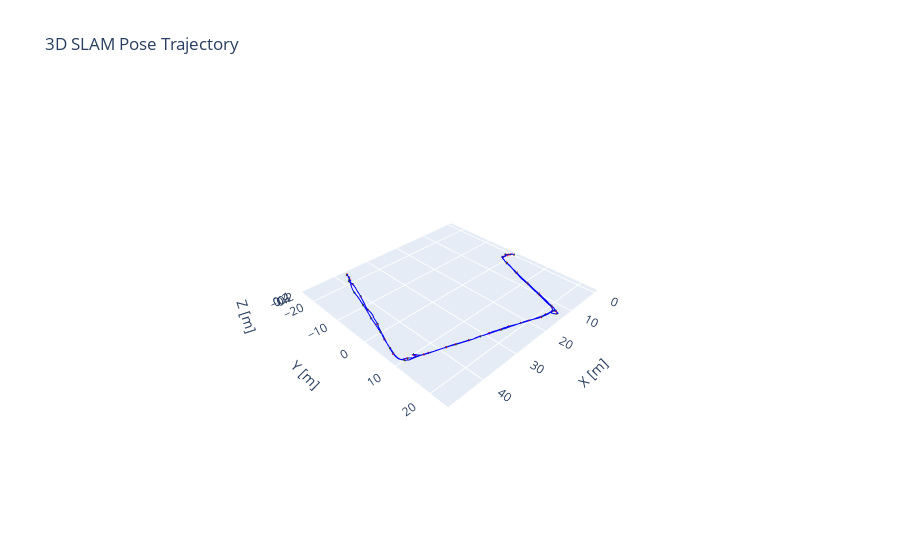

This figure's notebook cell:
### Code cell
# import numpy as np
# import plotly.graph_objects as go
# from scipy.spatial.transform import Rotation as R

# # Load data from the text file
# file_path = "rtabmap_slam.txt"

# # Read data, skipping the first header row
# data = np.loadtxt(file_path, skiprows=1)

# # Extract positions and quaternions
# positions = data[:, 1:4]  # x, y, z
# quaternions = data[:, 4:8]  # qx, qy, qz, qw

# Create a 3D scatter plot for the trajectory
fig = go.Figure(data=[go.Scatter3d(
    x=positions[:, 0],
    y=positions[:, 1],
    z=positions[:, 2],
    mode='lines',
    line=dict(color='blue', width=2),
    name='Trajectory',
    showlegend=False
)])

# Function to plot coordinate frames
def plot_coordinate_frame(fig, position, quaternion, scale=0.2):
    # Convert quaternion (qx, qy, qz, qw) to rotation matrix
    rotation = R.from_quat(quaternion).as_matrix()
    
    # Define origin
    origin = position
    
    # Define axes in local frame
    axes = np.eye(3) * scale
    
    # Transform axes to global frame
    transformed_axes = rotation @ axes
    
    # Define colors for x, y, z axes
    colors = ['red', 'green', 'blue']
    
    for i in range(3):
        fig.add_trace(go.Scatter3d(
            x=[origin[0], origin[0] + transformed_axes[0, i]],
            y=[origin[1], origin[1] + transformed_axes[1, i]],
            z=[origin[2], origin[2] + transformed_axes[2, i]],
            mode='lines',
            line=dict(color=colors[i], width=5),
            name=f'{colors[i]} axis',
            showlegend=False
        ))

# Plot coordinate frames at selected intervals
for i in range(0, len(positions), 5):  # Adjust step size for clarity
    plot_coordinate_frame(fig, positions[i], quaternions[i])

# Compute the range for each axis
x_range = positions[:, 0].max() - positions[:, 0].min()
y_range = positions[:, 1].max() - positions[:, 1].min()
z_range = positions[:, 2].max() - positions[:, 2].min()

# Determine the maximum range
max_range = max(x_range, y_range, z_range)

# Set the aspect ratio based on the maximum range
aspect_ratio = dict(x=x_range / max_range, y=y_range / max_range, z=z_range / max_range)

# Update layout to set equal aspect ratio
fig.update_layout(
    scene=dict(
        aspectmode='manual',
        aspectratio=aspect_ratio,
        xaxis=dict(title='X [m]'),
        yaxis=dict(title='Y [m]'),
        zaxis=dict(title='Z [m]')
    ),
    title='3D SLAM Pose Trajectory',
    legend=dict(x=0, y=1)
)

# Show the plot
fig.show()

### Figure 1 — Plotly figure (JSON) as saved in the notebook; plotly's stock layout.template omitted (floating-point values rounded to 4 significant figures; data arrays with more than 128 entries replaced by an {"elided": "..."} marker saying what was removed)
{"data": [{"line": {"color": "blue", "width": 2}, "mode": "lines", "name": "Trajectory", "showlegend": false, "type": "scatter3d", "x": {"elided": "287 float values"}, "y": {"elided": "287 float values"}, "z": {"elided": "287 float values"}}, {"line": {"color": "red", "width": 5}, "mode": "lines", "name": "red axis", "showlegend": false, "type": "scatter3d", "x": [1e-06, 0.1982], "y": [0, 8.869e-05], "z": [-1e-06, 0.02651]}, {"line": {"color": "green", "width": 5}, "mode": "lines", "name": "green axis", "showlegend": false, "type": "scatter3d", "x": [1e-06, -0.000216], "y": [0, 0.2], "z": [-1e-06, 0.0009527]}, {"line": {"color": "blue", "width": 5}, "mode": "lines", "name": "blue axis", "showlegend": false, "type": "scatter3d", "x": [1e-06, -0.02651], "y": [0, -0.000974], "z": [-1e-06, 0.1982]}, {"line": {"color": "red", "width": 5}, "mode": "lines", "name": "red axis", "showlegend": false, "type": "scatter3d", "x": [0.6413, 0.7676], "y": [-0.5808, -0.7305], "z": [0.0406, 0.08097]}, {"line": {"color": "green", "width": 5}, "mode": "lines", "name": "green axis", "showlegend": false, "type": "scatter3d", "x": [0.6413, 0.7915], "y": [-0.5808, -0.4497], "z": [0.0406, 0.0565]}, {"line": {"color": "blue", "width": 5}, "mode": "lines", "name": "blue axis", "showlegend": false, "type": "scatter3d", "x": [0.6413, 0.6029], "y": [-0.5808, -0.5605], "z": [0.0406, 0.2358]}, {"line": {"color": "red", "width": 5}, "mode": "lines", "name": "red axis", "showlegend": false, "type": "scatter3d", "x": [1.638, 1.497], "y": [-1.524, -1.662], "z": [0.1503, 0.1832]}, {"line": {"color": "green", "width": 5}, "mode": "lines", "name": "green axis", "showlegend": false, "type": "scatter3d", "x": [1.638, 1.779], "y": [-1.524, -1.665], "z": [0.1503, 0.1629]}, {"line": {"color": "blue", "width": 5}, "mode": "lines", "name": "blue axis", "showlegend": false, "type": "scatter3d", "x": [1.638, 1.653], "y": [-1.524, -1.492], "z": [0.1503, 0.3471]}, {"line": {"color": "red", "width": 5}, "mode": "lines", "name": "red axis", "showlegend": false, "type": "scatter3d", "x": [2.225, 2.03], "y": [-1.223, -1.227], "z": [0.042, 0.08821]}, {"line": {"color": "green", "width": 5}, "mode": "lines", "name": "green axis", "showlegend": false, "type": "scatter3d", "x": [2.225, 2.228], "y": [-1.223, -1.423], "z": [0.042, 0.03971]}, {"line": {"color": "blue", "width": 5}, "mode": "lines", "name": "blue axis", "showlegend": false, "type": "scatter3d", "x": [2.225, 2.271], "y": [-1.223, -1.225], "z": [0.042, 0.2366]}, {"line": {"color": "red", "width": 5}, "mode": "lines", "name": "red axis", "showlegend": false, "type": "scatter3d", "x": [3.188, 3.291], "y": [-1.279, -1.111], "z": [0.0129, 0.0439]}, {"line": {"color": "green", "width": 5}, "mode": "lines", "name": "green axis", "showlegend": false, "type": "scatter3d", "x": [3.188, 3.017], "y": [-1.279, -1.176], "z": [0.0129, 0.01964]}, {"line": {"color": "blue", "width": 5}, "mode": "lines", "name": "blue axis", "showlegend": false, "type": "scatter3d", "x": [3.188, 3.177], "y": [-1.279, -1.309], "z": [0.0129, 0.2104]}, {"line": {"color": "red", "width": 5}, "mode": "lines", "name": "red axis", "showlegend": false, "type": "scatter3d", "x": [4.545, 4.627], "y": [1.231, 1.41], "z": [0.008839, 0.04554]}, {"line": {"color": "green", "width": 5}, "mode": "lines", "name": "green axis", "showlegend": false, "type": "scatter3d", "x": [4.545, 4.363], "y": [1.231, 1.313], "z": [0.008839, 0.01756]}, {"line": {"color": "blue", "width": 5}, "mode": "lines", "name": "blue axis", "showlegend": false, "type": "scatter3d", "x": [4.545, 4.538], "y": [1.231, 1.194], "z": [0.008839, 0.2052]}, {"line": {"color": "red", "width": 5}, "mode": "lines", "name": "red axis", "showlegend": false, "type": "scatter3d", "x": [6.576, 6.645], "y": [5.998, 6.184], "z": [-0.1055, -0.08381]}, {"line": {"color": "green", "width": 5}, "mode": "lines", "name": "green axis", "showlegend": false, "type": "scatter3d", "x": [6.576, 6.389], "y": [5.998, 6.066], "z": [-0.1055, -0.1033]}, {"line": {"color": "blue", "width": 5}, "mode": "lines", "name": "blue axis", "showlegend": false, "type": "scatter3d", "x": [6.576, 6.571], "y": [5.998, 5.977], "z": [-0.1055, 0.09332]}, {"line": {"color": "red", "width": 5}, "mode": "lines", "name": "red axis", "showlegend": false, "type": "scatter3d", "x": [8.494, 8.568], "y": [11.18, 11.36], "z": [-0.1355, -0.1092]}, {"line": {"color": "green", "width": 5}, "mode": "lines", "name": "green axis", "showlegend": false, "type": "scatter3d", "x": [8.494, 8.308], "y": [11.18, 11.26], "z": [-0.1355, -0.1299]}, {"line": {"color": "blue", "width": 5}, "mode": "lines", "name": "blue axis", "showlegend": false, "type": "scatter3d", "x": [8.494, 8.489], "y": [11.18, 11.15], "z": [-0.1355, 0.06271]}, {"line": {"color": "red", "width": 5}, "mode": "lines", "name": "red axis", "showlegend": false, "type": "scatter3d", "x": [10.21, 10.28], "y": [15.83, 16.02], "z": [-0.1891, -0.1722]}, {"line": {"color": "green", "width": 5}, "mode": "lines", "name": "green axis", "showlegend": false, "type": "scatter3d", "x": [10.21, 10.03], "y": [15.83, 15.9], "z": [-0.1891, -0.1825]}, {"line": {"color": "blue", "width": 5}, "mode": "lines", "name": "blue axis", "showlegend": false, "type": "scatter3d", "x": [10.21, 10.21], "y": [15.83, 15.82], "z": [-0.1891, 0.01009]}, {"line": {"color": "red", "width": 5}, "mode": "lines", "name": "red axis", "showlegend": false, "type": "scatter3d", "x": [12.09, 12.2], "y": [20.72, 20.89], "z": [-0.1911, -0.1693]}, {"line": {"color": "green", "width": 5}, "mode": "lines", "name": "green axis", "showlegend": false, "type": "scatter3d", "x": [12.09, 11.92], "y": [20.72, 20.83], "z": [-0.1911, -0.183]}, {"line": {"color": "blue", "width": 5}, "mode": "lines", "name": "blue axis", "showlegend": false, "type": "scatter3d", "x": [12.09, 12.09], "y": [20.72, 20.7], "z": [-0.1911, 0.00759]}, {"line": {"color": "red", "width": 5}, "mode": "lines", "name": "red axis", "showlegend": false, "type": "scatter3d", "x": [16.72, 16.91], "y": [21.21, 21.17], "z": [-0.1325, -0.1124]}, {"line": {"color": "green", "width": 5}, "mode": "lines", "name": "green axis", "showlegend": false, "type": "scatter3d", "x": [16.72, 16.76], "y": [21.21, 21.41], "z": [-0.1325, -0.131]}, {"line": {"color": "blue", "width": 5}, "mode": "lines", "name": "blue axis", "showlegend": false, "type": "scatter3d", "x": [16.72, 16.7], "y": [21.21, 21.22], "z": [-0.1325, 0.0665]}, {"line": {"color": "red", "width": 5}, "mode": "lines", "name": "red axis", "showlegend": false, "type": "scatter3d", "x": [21.53, 21.71], "y": [19.27, 19.21], "z": [-0.143, -0.1203]}, {"line": {"color": "green", "width": 5}, "mode": "lines", "name": "green axis", "showlegend": false, "type": "scatter3d", "x": [21.53, 21.59], "y": [19.27, 19.46], "z": [-0.143, -0.1355]}, {"line": {"color": "blue", "width": 5}, "mode": "lines", "name": "blue axis", "showlegend": false, "type": "scatter3d", "x": [21.53, 21.5], "y": [19.27, 19.27], "z": [-0.143, 0.05555]}, {"line": {"color": "red", "width": 5}, "mode": "lines", "name": "red axis", "showlegend": false, "type": "scatter3d", "x": [26.34, 26.53], "y": [17.66, 17.59], "z": [-0.1416, -0.1174]}, {"line": {"color": "green", "width": 5}, "mode": "lines", "name": "green axis", "showlegend": false, "type": "scatter3d", "x": [26.34, 26.41], "y": [17.66, 17.85], "z": [-0.1416, -0.1399]}, {"line": {"color": "blue", "width": 5}, "mode": "lines", "name": "blue axis", "showlegend": false, "type": "scatter3d", "x": [26.34, 26.32], "y": [17.66, 17.67], "z": [-0.1416, 0.05694]}, {"line": {"color": "red", "width": 5}, "mode": "lines", "name": "red axis", "showlegend": false, "type": "scatter3d", "x": [31.09, 31.28], "y": [15.96, 15.89], "z": [-0.1403, -0.1139]}, {"line": {"color": "green", "width": 5}, "mode": "lines", "name": "green axis", "showlegend": false, "type": "scatter3d", "x": [31.09, 31.16], "y": [15.96, 16.15], "z": [-0.1403, -0.1358]}, {"line": {"color": "blue", "width": 5}, "mode": "lines", "name": "blue axis", "showlegend": false, "type": "scatter3d", "x": [31.09, 31.06], "y": [15.96, 15.96], "z": [-0.1403, 0.05785]}, {"line": {"color": "red", "width": 5}, "mode": "lines", "name": "red axis", "showlegend": false, "type": "scatter3d", "x": [36.59, 36.77], "y": [14.12, 14.04], "z": [-0.0837, -0.055]}, {"line": {"color": "green", "width": 5}, "mode": "lines", "name": "green axis", "showlegend": false, "type": "scatter3d", "x": [36.59, 36.66], "y": [14.12, 14.3], "z": [-0.0837, -0.08812]}, {"line": {"color": "blue", "width": 5}, "mode": "lines", "name": "blue axis", "showlegend": false, "type": "scatter3d", "x": [36.59, 36.56], "y": [14.12, 14.13], "z": [-0.0837, 0.1142]}, {"line": {"color": "red", "width": 5}, "mode": "lines", "name": "red axis", "showlegend": false, "type": "scatter3d", "x": [42.35, 42.53], "y": [11.99, 11.92], "z": [-0.02073, 0.003025]}, {"line": {"color": "green", "width": 5}, "mode": "lines", "name": "green axis", "showlegend": false, "type": "scatter3d", "x": [42.35, 42.41], "y": [11.99, 12.18], "z": [-0.02073, -0.02179]}, {"line": {"color": "blue", "width": 5}, "mode": "lines", "name": "blue axis", "showlegend": false, "type": "scatter3d", "x": [42.35, 42.32], "y": [11.99, 12.0], "z": [-0.02073, 0.1779]}, {"line": {"color": "red", "width": 5}, "mode": "lines", "name": "red axis", "showlegend": false, "type": "scatter3d", "x": [47.2, 47.28], "y": [10.28, 10.1], "z": [0.1673, 0.1787]}, {"line": {"color": "green", "width": 5}, "mode": "lines", "name": "green axis", "showlegend": false, "type": "scatter3d", "x": [47.2, 47.38], "y": [10.28, 10.36], "z": [0.1673, 0.1642]}, {"line": {"color": "blue", "width": 5}, "mode": "lines", "name": "blue axis", "showlegend": false, "type": "scatter3d", "x": [47.2, 47.2], "y": [10.28, 10.29], "z": [0.1673, 0.367]}, {"line": {"color": "red", "width": 5}, "mode": "lines", "name": "red axis", "showlegend": false, "type": "scatter3d", "x": [47.04, 46.99], "y": [5.525, 5.332], "z": [0.1337, 0.1578]}, {"line": {"color": "green", "width": 5}, "mode": "lines", "name": "green axis", "showlegend": false, "type": "scatter3d", "x": [47.04, 47.23], "y": [5.525, 5.475], "z": [0.1337, 0.1223]}, {"line": {"color": "blue", "width": 5}, "mode": "lines", "name": "blue axis", "showlegend": false, "type": "scatter3d", "x": [47.04, 47.06], "y": [5.525, 5.545], "z": [0.1337, 0.3319]}, {"line": {"color": "red", "width": 5}, "mode": "lines", "name": "red axis", "showlegend": false, "type": "scatter3d", "x": [45.29, 45.23], "y": [0.1481, -0.04111], "z": [0.1284, 0.1508]}, {"line": {"color": "green", "width": 5}, "mode": "lines", "name": "green axis", "showlegend": false, "type": "scatter3d", "x": [45.29, 45.48], "y": [0.1481, 0.08738], "z": [0.1284, 0.1313]}, {"line": {"color": "blue", "width": 5}, "mode": "lines", "name": "blue axis", "showlegend": false, "type": "scatter3d", "x": [45.29, 45.3], "y": [0.1481, 0.1704], "z": [0.1284, 0.3271]}, {"line": {"color": "red", "width": 5}, "mode": "lines", "name": "red axis", "showlegend": false, "type": "scatter3d", "x": [43.85, 43.78], "y": [-5.08, -5.263], "z": [0.1254, 0.1481]}, {"line": {"color": "green", "width": 5}, "mode": "lines", "name": "green axis", "showlegend": false, "type": "scatter3d", "x": [43.85, 44.04], "y": [-5.08, -5.158], "z": [0.1254, 0.1218]}, {"line": {"color": "blue", "width": 5}, "mode": "lines", "name": "blue axis", "showlegend": false, "type": "scatter3d", "x": [43.85, 43.87], "y": [-5.08, -5.06], "z": [0.1254, 0.3241]}, {"line": {"color": "red", "width": 5}, "mode": "lines", "name": "red axis", "showlegend": false, "type": "scatter3d", "x": [42.18, 42.12], "y": [-10.34, -10.53], "z": [0.07003, 0.08919]}, {"line": {"color": "green", "width": 5}, "mode": "lines", "name": "green axis", "showlegend": false, "type": "scatter3d", "x": [42.18, 42.37], "y": [-10.34, -10.41], "z": [0.07003, 0.07037]}, {"line": {"color": "blue", "width": 5}, "mode": "lines", "name": "blue axis", "showlegend": false, "type": "scatter3d", "x": [42.18, 42.19], "y": [-10.34, -10.32], "z": [0.07003, 0.2691]}, {"line": {"color": "red", "width": 5}, "mode": "lines", "name": "red axis", "showlegend": false, "type": "scatter3d", "x": [40.72, 40.64], "y": [-15.9, -16.09], "z": [0.05287, 0.07249]}, {"line": {"color": "green", "width": 5}, "mode": "lines", "name": "green axis", "showlegend": false, "type": "scatter3d", "x": [40.72, 40.91], "y": [-15.9, -15.99], "z": [0.05287, 0.05138]}, {"line": {"color": "blue", "width": 5}, "mode": "lines", "name": "blue axis", "showlegend": false, "type": "scatter3d", "x": [40.72, 40.73], "y": [-15.9, -15.89], "z": [0.05287, 0.2519]}, {"line": {"color": "red", "width": 5}, "mode": "lines", "name": "red axis", "showlegend": false, "type": "scatter3d", "x": [38.47, 38.42], "y": [-20.83, -21.02], "z": [0.08537, 0.1058]}, {"line": {"color": "green", "width": 5}, "mode": "lines", "name": "green axis", "showlegend": false, "type": "scatter3d", "x": [38.47, 38.67], "y": [-20.83, -20.88], "z": [0.08537, 0.09202]}, {"line": {"color": "blue", "width": 5}, "mode": "lines", "name": "blue axis", "showlegend": false, "type": "scatter3d", "x": [38.47, 38.47], "y": [-20.83, -20.81], "z": [0.08537, 0.2842]}, {"line": {"color": "red", "width": 5}, "mode": "lines", "name": "red axis", "showlegend": false, "type": "scatter3d", "x": [37.41, 37.45], "y": [-23.74, -23.94], "z": [-0.01966, -0.01906]}, {"line": {"color": "green", "width": 5}, "mode": "lines", "name": "green axis", "showlegend": false, "type": "scatter3d", "x": [37.41, 37.61], "y": [-23.74, -23.71], "z": [-0.01966, -0.01328]}, {"line": {"color": "blue", "width": 5}, "mode": "lines", "name": "blue axis", "showlegend": false, "type": "scatter3d", "x": [37.41, 37.41], "y": [-23.74, -23.74], "z": [-0.01966, 0.1802]}, {"line": {"color": "red", "width": 5}, "mode": "lines", "name": "red axis", "showlegend": false, "type": "scatter3d", "x": [37.53, 37.59], "y": [-23.58, -23.77], "z": [-0.07185, -0.1045]}, {"line": {"color": "green", "width": 5}, "mode": "lines", "name": "green axis", "showlegend": false, "type": "scatter3d", "x": [37.53, 37.72], "y": [-23.58, -23.52], "z": [-0.07185, -0.07785]}, {"line": {"color": "blue", "width": 5}, "mode": "lines", "name": "blue axis", "showlegend": false, "type": "scatter3d", "x": [37.53, 37.55], "y": [-23.58, -23.61], "z": [-0.07185, 0.1254]}, {"line": {"color": "red", "width": 5}, "mode": "lines", "name": "red axis", "showlegend": false, "type": "scatter3d", "x": [37.81, 37.84], "y": [-22.26, -22.46], "z": [-0.05417, -0.09391]}, {"line": {"color": "green", "width": 5}, "mode": "lines", "name": "green axis", "showlegend": false, "type": "scatter3d", "x": [37.81, 38.01], "y": [-22.26, -22.24], "z": [-0.05417, -0.04422]}, {"line": {"color": "blue", "width": 5}, "mode": "lines", "name": "blue axis", "showlegend": false, "type": "scatter3d", "x": [37.81, 37.81], "y": [-22.26, -22.31], "z": [-0.05417, 0.1416]}, {"line": {"color": "red", "width": 5}, "mode": "lines", "name": "red axis", "showlegend": false, "type": "scatter3d", "x": [38.63, 38.45], "y": [-21.02, -21.12], "z": [0.0829, 0.06857]}, {"line": {"color": "green", "width": 5}, "mode": "lines", "name": "green axis", "showlegend": false, "type": "scatter3d", "x": [38.63, 38.72], "y": [-21.02, -21.2], "z": [0.0829, 0.1133]}, {"line": {"color": "blue", "width": 5}, "mode": "lines", "name": "blue axis", "showlegend": false, "type": "scatter3d", "x": [38.63, 38.6], "y": [-21.02, -21.0], "z": [0.0829, 0.2801]}, {"line": {"color": "red", "width": 5}, "mode": "lines", "name": "red axis", "showlegend": false, "type": "scatter3d", "x": [38.77, 38.61], "y": [-20.83, -20.84], "z": [-0.05074, -0.1771]}, {"line": {"color": "green", "width": 5}, "mode": "lines", "name": "green axis", "showlegend": false, "type": "scatter3d", "x": [38.77, 38.77], "y": [-20.83, -21.03], "z": [-0.05074, -0.03867]}, {"line": {"color": "blue", "width": 5}, "mode": "lines", "name": "blue axis", "showlegend": false, "type": "scatter3d", "x": [38.77, 38.64], "y": [-20.83, -20.82], "z": [-0.05074, 0.1038]}, {"line": {"color": "red", "width": 5}, "mode": "lines", "name": "red axis", "showlegend": false, "type": "scatter3d", "x": [38.76, 38.62], "y": [-20.95, -20.95], "z": [-0.02614, -0.1678]}, {"line": {"color": "green", "width": 5}, "mode": "lines", "name": "green axis", "showlegend": false, "type": "scatter3d", "x": [38.76, 38.74], "y": [-20.95, -21.15], "z": [-0.02614, -0.008195]}, {"line": {"color": "blue", "width": 5}, "mode": "lines", "name": "blue axis", "showlegend": false, "type": "scatter3d", "x": [38.76, 38.62], "y": [-20.95, -20.92], "z": [-0.02614, 0.1139]}, {"line": {"color": "red", "width": 5}, "mode": "lines", "name": "red axis", "showlegend": false, "type": "scatter3d", "x": [38.82, 38.76], "y": [-20.55, -20.41], "z": [-0.1483, -0.2741]}, {"line": {"color": "green", "width": 5}, "mode": "lines", "name": "green axis", "showlegend": false, "type": "scatter3d", "x": [38.82, 38.63], "y": [-20.55, -20.63], "z": [-0.1483, -0.157]}, {"line": {"color": "blue", "width": 5}, "mode": "lines", "name": "blue axis", "showlegend": false, "type": "scatter3d", "x": [38.82, 38.76], "y": [-20.55, -20.44], "z": [-0.1483, 0.006936]}, {"line": {"color": "red", "width": 5}, "mode": "lines", "name": "red axis", "showlegend": false, "type": "scatter3d", "x": [39.01, 39.08], "y": [-19.0, -18.81], "z": [0.07841, 0.07987]}, {"line": {"color": "green", "width": 5}, "mode": "lines", "name": "green axis", "showlegend": false, "type": "scatter3d", "x": [39.01, 38.82], "y": [-19.0, -18.93], "z": [0.07841, 0.08743]}, {"line": {"color": "blue", "width": 5}, "mode": "lines", "name": "blue axis", "showlegend": false, "type": "scatter3d", "x": [39.01, 39.02], "y": [-19.0, -19.0], "z": [0.07841, 0.2782]}, {"line": {"color": "red", "width": 5}, "mode": "lines", "name": "red axis", "showlegend": false, "type": "scatter3d", "x": [40.66, 40.71], "y": [-13.42, -13.23], "z": [0.1529, 0.1763]}, {"line": {"color": "green", "width": 5}, "mode": "lines", "name": "green axis", "showlegend": false, "type": "scatter3d", "x": [40.66, 40.46], "y": [-13.42, -13.37], "z": [0.1529, 0.1597]}, {"line": {"color": "blue", "width": 5}, "mode": "lines", "name": "blue axis", "showlegend": false, "type": "scatter3d", "x": [40.66, 40.66], "y": [-13.42, -13.44], "z": [0.1529, 0.3514]}, {"line": {"color": "red", "width": 5}, "mode": "lines", "name": "red axis", "showlegend": false, "type": "scatter3d", "x": [42.65, 42.68], "y": [-7.95, -7.753], "z": [0.2523, 0.2689]}, {"line": {"color": "green", "width": 5}, "mode": "lines", "name": "green axis", "showlegend": false, "type": "scatter3d", "x": [42.65, 42.45], "y": [-7.95, -7.92], "z": [0.2523, 0.2657]}, {"line": {"color": "blue", "width": 5}, "mode": "lines", "name": "blue axis", "showlegend": false, "type": "scatter3d", "x": [42.65, 42.66], "y": [-7.95, -7.968], "z": [0.2523, 0.4512]}, {"line": {"color": "red", "width": 5}, "mode": "lines", "name": "red axis", "showlegend": false, "type": "scatter3d", "x": [44.16, 44.23], "y": [-2.42, -2.236], "z": [0.2266, 0.2531]}, {"line": {"color": "green", "width": 5}, "mode": "lines", "name": "green axis", "showlegend": false, "type": "scatter3d", "x": [44.16, 43.97], "y": [-2.42, -2.347], "z": [0.2266, 0.2418]}, {"line": {"color": "blue", "width": 5}, "mode": "lines", "name": "blue axis", "showlegend": false, "type": "scatter3d", "x": [44.16, 44.16], "y": [-2.42, -2.45], "z": [0.2266, 0.4243]}, {"line": {"color": "red", "width": 5}, "mode": "lines", "name": "red axis", "showlegend": false, "type": "scatter3d", "x": [46.18, 46.22], "y": [2.489, 2.683], "z": [0.163, 0.1939]}, {"line": {"color": "green", "width": 5}, "mode": "lines", "name": "green axis", "showlegend": false, "type": "scatter3d", "x": [46.18, 45.99], "y": [2.489, 2.523], "z": [0.163, 0.1738]}, {"line": {"color": "blue", "width": 5}, "mode": "lines", "name": "blue axis", "showlegend": false, "type": "scatter3d", "x": [46.18, 46.19], "y": [2.489, 2.457], "z": [0.163, 0.3604]}, {"line": {"color": "red", "width": 5}, "mode": "lines", "name": "red axis", "showlegend": false, "type": "scatter3d", "x": [47.63, 47.69], "y": [7.176, 7.368], "z": [0.1458, 0.1583]}, {"line": {"color": "green", "width": 5}, "mode": "lines", "name": "green axis", "showlegend": false, "type": "scatter3d", "x": [47.63, 47.44], "y": [7.176, 7.231], "z": [0.1458, 0.1573]}, {"line": {"color": "blue", "width": 5}, "mode": "lines", "name": "blue axis", "showlegend": false, "type": "scatter3d", "x": [47.63, 47.64], "y": [7.176, 7.161], "z": [0.1458, 0.345]}, {"line": {"color": "red", "width": 5}, "mode": "lines", "name": "red axis", "showlegend": false, "type": "scatter3d", "x": [46.43, 46.62], "y": [10.29, 10.25], "z": [0.2087, 0.2279]}, {"line": {"color": "green", "width": 5}, "mode": "lines", "name": "green axis", "showlegend": false, "type": "scatter3d", "x": [46.43, 46.47], "y": [10.29, 10.48], "z": [0.2087, 0.2196]}, {"line": {"color": "blue", "width": 5}, "mode": "lines", "name": "blue axis", "showlegend": false, "type": "scatter3d", "x": [46.43, 46.41], "y": [10.29, 10.28], "z": [0.2087, 0.4075]}, {"line": {"color": "red", "width": 5}, "mode": "lines", "name": "red axis", "showlegend": false, "type": "scatter3d", "x": [44.84, 45.02], "y": [11.01, 10.93], "z": [0.08864, 0.09583]}, {"line": {"color": "green", "width": 5}, "mode": "lines", "name": "green axis", "showlegend": false, "type": "scatter3d", "x": [44.84, 44.92], "y": [11.01, 11.2], "z": [0.08864, 0.09493]}, {"line": {"color": "blue", "width": 5}, "mode": "lines", "name": "blue axis", "showlegend": false, "type": "scatter3d", "x": [44.84, 44.83], "y": [11.01, 11.01], "z": [0.08864, 0.2884]}, {"line": {"color": "red", "width": 5}, "mode": "lines", "name": "red axis", "showlegend": false, "type": "scatter3d", "x": [44.95, 45.07], "y": [10.2, 10.36], "z": [0.04165, 0.03189]}, {"line": {"color": "green", "width": 5}, "mode": "lines", "name": "green axis", "showlegend": false, "type": "scatter3d", "x": [44.95, 44.79], "y": [10.2, 10.31], "z": [0.04165, 0.04754]}, {"line": {"color": "blue", "width": 5}, "mode": "lines", "name": "blue axis", "showlegend": false, "type": "scatter3d", "x": [44.95, 44.96], "y": [10.2, 10.2], "z": [0.04165, 0.2413]}, {"line": {"color": "red", "width": 5}, "mode": "lines", "name": "red axis", "showlegend": false, "type": "scatter3d", "x": [43.51, 43.33], "y": [11.67, 11.75], "z": [0.04845, 0.06418]}, {"line": {"color": "green", "width": 5}, "mode": "lines", "name": "green axis", "showlegend": false, "type": "scatter3d", "x": [43.51, 43.43], "y": [11.67, 11.49], "z": [0.04845, 0.05099]}, {"line": {"color": "blue", "width": 5}, "mode": "lines", "name": "blue axis", "showlegend": false, "type": "scatter3d", "x": [43.51, 43.52], "y": [11.67, 11.67], "z": [0.04845, 0.2478]}, {"line": {"color": "red", "width": 5}, "mode": "lines", "name": "red axis", "showlegend": false, "type": "scatter3d", "x": [38.75, 38.57], "y": [13.29, 13.35], "z": [0.002376, 0.02117]}, {"line": {"color": "green", "width": 5}, "mode": "lines", "name": "green axis", "showlegend": false, "type": "scatter3d", "x": [38.75, 38.69], "y": [13.29, 13.1], "z": [0.002376, 0.007603]}, {"line": {"color": "blue", "width": 5}, "mode": "lines", "name": "blue axis", "showlegend": false, "type": "scatter3d", "x": [38.75, 38.77], "y": [13.29, 13.29], "z": [0.002376, 0.2014]}, {"line": {"color": "red", "width": 5}, "mode": "lines", "name": "red axis", "showlegend": false, "type": "scatter3d", "x": [33.92, 33.73], "y": [15.07, 15.14], "z": [-0.0299, -0.01394]}, {"line": {"color": "green", "width": 5}, "mode": "lines", "name": "green axis", "showlegend": false, "type": "scatter3d", "x": [33.92, 33.85], "y": [15.07, 14.88], "z": [-0.0299, -0.02029]}, {"line": {"color": "blue", "width": 5}, "mode": "lines", "name": "blue axis", "showlegend": false, "type": "scatter3d", "x": [33.92, 33.93], "y": [15.07, 15.08], "z": [-0.0299, 0.1692]}, {"line": {"color": "red", "width": 5}, "mode": "lines", "name": "red axis", "showlegend": false, "type": "scatter3d", "x": [29.25, 29.06], "y": [16.59, 16.65], "z": [-0.05893, -0.04112]}, {"line": {"color": "green", "width": 5}, "mode": "lines", "name": "green axis", "showlegend": false, "type": "scatter3d", "x": [29.25, 29.18], "y": [16.59, 16.4], "z": [-0.05893, -0.05529]}, {"line": {"color": "blue", "width": 5}, "mode": "lines", "name": "blue axis", "showlegend": false, "type": "scatter3d", "x": [29.25, 29.26], "y": [16.59, 16.58], "z": [-0.05893, 0.1402]}, {"line": {"color": "red", "width": 5}, "mode": "lines", "name": "red axis", "showlegend": false, "type": "scatter3d", "x": [24.54, 24.37], "y": [18.11, 18.21], "z": [-0.07668, -0.08724]}, {"line": {"color": "green", "width": 5}, "mode": "lines", "name": "green axis", "showlegend": false, "type": "scatter3d", "x": [24.54, 24.44], "y": [18.11, 17.94], "z": [-0.07668, -0.08077]}, {"line": {"color": "blue", "width": 5}, "mode": "lines", "name": "blue axis", "showlegend": false, "type": "scatter3d", "x": [24.54, 24.53], "y": [18.11, 18.11], "z": [-0.07668, 0.123]}, {"line": {"color": "red", "width": 5}, "mode": "lines", "name": "red axis", "showlegend": false, "type": "scatter3d", "x": [19.94, 19.77], "y": [19.98, 20.07], "z": [-0.1124, -0.096]}, {"line": {"color": "green", "width": 5}, "mode": "lines", "name": "green axis", "showlegend": false, "type": "scatter3d", "x": [19.94, 19.85], "y": [19.98, 19.8], "z": [-0.1124, -0.1019]}, {"line": {"color": "blue", "width": 5}, "mode": "lines", "name": "blue axis", "showlegend": false, "type": "scatter3d", "x": [19.94, 19.96], "y": [19.98, 19.98], "z": [-0.1124, 0.08665]}, {"line": {"color": "red", "width": 5}, "mode": "lines", "name": "red axis", "showlegend": false, "type": "scatter3d", "x": [15.46, 15.27], "y": [21.32, 21.39], "z": [-0.103, -0.1074]}, {"line": {"color": "green", "width": 5}, "mode": "lines", "name": "green axis", "showlegend": false, "type": "scatter3d", "x": [15.46, 15.39], "y": [21.32, 21.13], "z": [-0.103, -0.09426]}, {"line": {"color": "blue", "width": 5}, "mode": "lines", "name": "blue axis", "showlegend": false, "type": "scatter3d", "x": [15.46, 15.46], "y": [21.32, 21.33], "z": [-0.103, 0.09675]}, {"line": {"color": "red", "width": 5}, "mode": "lines", "name": "red axis", "showlegend": false, "type": "scatter3d", "x": [12.67, 12.79], "y": [22.19, 22.35], "z": [-0.1392, -0.1324]}, {"line": {"color": "green", "width": 5}, "mode": "lines", "name": "green axis", "showlegend": false, "type": "scatter3d", "x": [12.67, 12.51], "y": [22.19, 22.31], "z": [-0.1392, -0.1391]}, {"line": {"color": "blue", "width": 5}, "mode": "lines", "name": "blue axis", "showlegend": false, "type": "scatter3d", "x": [12.67, 12.67], "y": [22.19, 22.19], "z": [-0.1392, 0.06068]}, {"line": {"color": "red", "width": 5}, "mode": "lines", "name": "red axis", "showlegend": false, "type": "scatter3d", "x": [13.19, 13.37], "y": [21.65, 21.72], "z": [-0.1637, -0.1675]}, {"line": {"color": "green", "width": 5}, "mode": "lines", "name": "green axis", "showlegend": false, "type": "scatter3d", "x": [13.19, 13.12], "y": [21.65, 21.84], "z": [-0.1637, -0.1593]}, {"line": {"color": "blue", "width": 5}, "mode": "lines", "name": "blue axis", "showlegend": false, "type": "scatter3d", "x": [13.19, 13.19], "y": [21.65, 21.65], "z": [-0.1637, 0.03624]}, {"line": {"color": "red", "width": 5}, "mode": "lines", "name": "red axis", "showlegend": false, "type": "scatter3d", "x": [13.4, 13.49], "y": [22.92, 22.74], "z": [-0.1607, -0.2015]}, {"line": {"color": "green", "width": 5}, "mode": "lines", "name": "green axis", "showlegend": false, "type": "scatter3d", "x": [13.4, 13.58], "y": [22.92, 23.01], "z": [-0.1607, -0.1401]}, {"line": {"color": "blue", "width": 5}, "mode": "lines", "name": "blue axis", "showlegend": false, "type": "scatter3d", "x": [13.4, 13.4], "y": [22.92, 22.87], "z": [-0.1607, 0.03404]}, {"line": {"color": "red", "width": 5}, "mode": "lines", "name": "red axis", "showlegend": false, "type": "scatter3d", "x": [11.81, 11.73], "y": [20.44, 20.26], "z": [-0.02971, -0.01104]}, {"line": {"color": "green", "width": 5}, "mode": "lines", "name": "green axis", "showlegend": false, "type": "scatter3d", "x": [11.81, 12.0], "y": [20.44, 20.36], "z": [-0.02971, -0.0245]}, {"line": {"color": "blue", "width": 5}, "mode": "lines", "name": "blue axis", "showlegend": false, "type": "scatter3d", "x": [11.81, 11.82], "y": [20.44, 20.46], "z": [-0.02971, 0.1694]}, {"line": {"color": "red", "width": 5}, "mode": "lines", "name": "red axis", "showlegend": false, "type": "scatter3d", "x": [9.981, 9.912], "y": [15.65, 15.46], "z": [0.01053, 0.04284]}, {"line": {"color": "green", "width": 5}, "mode": "lines", "name": "green axis", "showlegend": false, "type": "scatter3d", "x": [9.981, 10.17], "y": [15.65, 15.58], "z": [0.01053, 0.0184]}, {"line": {"color": "blue", "width": 5}, "mode": "lines", "name": "blue axis", "showlegend": false, "type": "scatter3d", "x": [9.981, 9.985], "y": [15.65, 15.68], "z": [0.01053, 0.2078]}, {"line": {"color": "red", "width": 5}, "mode": "lines", "name": "red axis", "showlegend": false, "type": "scatter3d", "x": [8.286, 8.2], "y": [10.86, 10.68], "z": [0.0429, 0.07091]}, {"line": {"color": "green", "width": 5}, "mode": "lines", "name": "green axis", "showlegend": false, "type": "scatter3d", "x": [8.286, 8.466], "y": [10.86, 10.77], "z": [0.0429, 0.04969]}, {"line": {"color": "blue", "width": 5}, "mode": "lines", "name": "blue axis", "showlegend": false, "type": "scatter3d", "x": [8.286, 8.292], "y": [10.86, 10.89], "z": [0.0429, 0.2408]}, {"line": {"color": "red", "width": 5}, "mode": "lines", "name": "red axis", "showlegend": false, "type": "scatter3d", "x": [6.46, 6.382], "y": [6.096, 5.914], "z": [0.04356, 0.07653]}, {"line": {"color": "green", "width": 5}, "mode": "lines", "name": "green axis", "showlegend": false, "type": "scatter3d", "x": [6.46, 6.644], "y": [6.096, 6.017], "z": [0.04356, 0.04565]}, {"line": {"color": "blue", "width": 5}, "mode": "lines", "name": "blue axis", "showlegend": false, "type": "scatter3d", "x": [6.46, 6.471], "y": [6.096, 6.127], "z": [0.04356, 0.2408]}, {"line": {"color": "red", "width": 5}, "mode": "lines", "name": "red axis", "showlegend": false, "type": "scatter3d", "x": [4.703, 4.61], "y": [1.452, 1.277], "z": [-0.01143, 0.01758]}, {"line": {"color": "green", "width": 5}, "mode": "lines", "name": "green axis", "showlegend": false, "type": "scatter3d", "x": [4.703, 4.88], "y": [1.452, 1.361], "z": [-0.01143, 0.009162]}, {"line": {"color": "blue", "width": 5}, "mode": "lines", "name": "blue axis", "showlegend": false, "type": "scatter3d", "x": [4.703, 4.698], "y": [1.452, 1.487], "z": [-0.01143, 0.1854]}, {"line": {"color": "red", "width": 5}, "mode": "lines", "name": "red axis", "showlegend": false, "type": "scatter3d", "x": [3.054, 2.968], "y": [-1.405, -1.583], "z": [-0.001322, 0.03317]}, {"line": {"color": "green", "width": 5}, "mode": "lines", "name": "green axis", "showlegend": false, "type": "scatter3d", "x": [3.054, 3.234], "y": [-1.405, -1.489], "z": [-0.001322, 0.01556]}, {"line": {"color": "blue", "width": 5}, "mode": "lines", "name": "blue axis", "showlegend": false, "type": "scatter3d", "x": [3.054, 3.053], "y": [-1.405, -1.367], "z": [-0.001322, 0.195]}, {"line": {"color": "red", "width": 5}, "mode": "lines", "name": "red axis", "showlegend": false, "type": "scatter3d", "x": [1.628, 1.444], "y": [-1.079, -1.03], "z": [0.07041, 0.1303]}, {"line": {"color": "green", "width": 5}, "mode": "lines", "name": "green axis", "showlegend": false, "type": "scatter3d", "x": [1.628, 1.581], "y": [-1.079, -1.273], "z": [0.07041, 0.08274]}, {"line": {"color": "blue", "width": 5}, "mode": "lines", "name": "blue axis", "showlegend": false, "type": "scatter3d", "x": [1.628, 1.689], "y": [-1.079, -1.082], "z": [0.07041, 0.2608]}, {"line": {"color": "red", "width": 5}, "mode": "lines", "name": "red axis", "showlegend": false, "type": "scatter3d", "x": [1.11, 0.9403], "y": [-0.9909, -0.8889], "z": [0.04678, 0.07769]}, {"line": {"color": "green", "width": 5}, "mode": "lines", "name": "green axis", "showlegend": false, "type": "scatter3d", "x": [1.11, 1.011], "y": [-0.9909, -1.163], "z": [0.04678, 0.07343]}, {"line": {"color": "blue", "width": 5}, "mode": "lines", "name": "blue axis", "showlegend": false, "type": "scatter3d", "x": [1.11, 1.15], "y": [-0.9909, -0.9836], "z": [0.04678, 0.2426]}, {"line": {"color": "red", "width": 5}, "mode": "lines", "name": "red axis", "showlegend": false, "type": "scatter3d", "x": [0.04235, 0.2258], "y": [0.04266, 0.118], "z": [0.000783, 0.0269]}, {"line": {"color": "green", "width": 5}, "mode": "lines", "name": "green axis", "showlegend": false, "type": "scatter3d", "x": [0.04235, -0.03397], "y": [0.04266, 0.2275], "z": [0.000783, 0.003358]}, {"line": {"color": "blue", "width": 5}, "mode": "lines", "name": "blue axis", "showlegend": false, "type": "scatter3d", "x": [0.04235, 0.01918], "y": [0.04266, 0.03034], "z": [0.000783, 0.1991]}], "layout": {"legend": {"x": 0, "y": 1}, "scene": {"aspectmode": "manual", "aspectratio": {"x": 1, "y": 0.9799, "z": 0.009968}, "xaxis": {"title": {"text": "X [m]"}}, "yaxis": {"title": {"text": "Y [m]"}}, "zaxis": {"title": {"text": "Z [m]"}}}, "title": {"text": "3D SLAM Pose Trajectory"}}}
